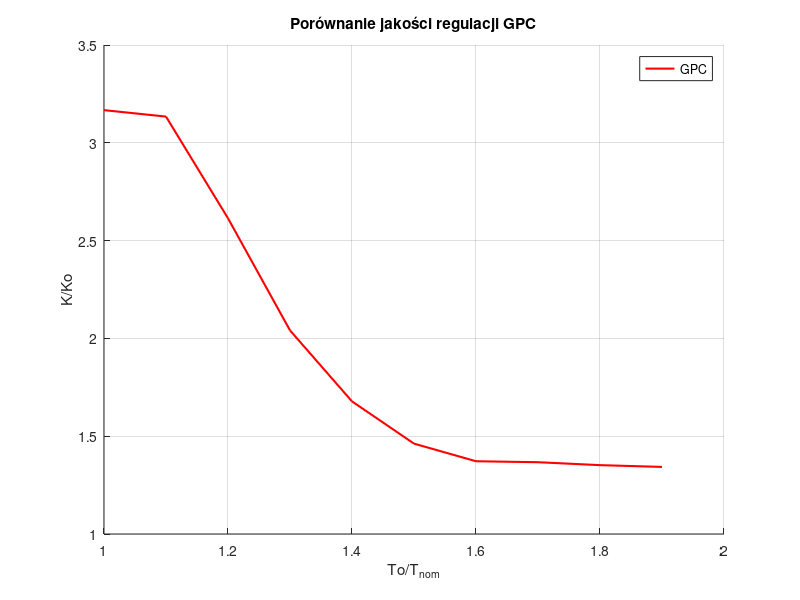

Write MATLAB code to recreate this figure.
clear all;
close all;

% Wartości To/To_nom do testowania
To_ratios = [1, 1.1, 1.2, 1.3, 1.4, 1.5, 1.6, 1.7, 1.8, 1.9];

% Dane dla PID
PID_op = [1, 2, 3, 4, 5, 6, 7, 8, 9, 10];
PID_K = [0.489, 0.479, 0.469, 0.459, 0.449, 0.441, 0.433, 0.425, 0.417, 0.410];

% Dane dla GPC
GPC_op = [1, 2, 3, 4, 5, 6, 7, 8, 9, 10];
GPC_K = [3.167, 3.134, 2.614, 2.041, 1.678, 1.462, 1.372, 1.367, 1.352, 1.343];

% Dane dla DMC
DMC_op = [1, 2, 3, 4, 5, 6, 7, 8, 9, 10];
DMC_K = [1.983, 1.900, 1.588, 1.025, 0.690, 0.510, 0.424, 0.391, 0.388, 0.381];

% Nominalne wartości K i T
K_nom = 1;
T_nom = 1;

PID_K_ratio = PID_K / K_nom;

DMC_K_ratio = DMC_K / K_nom;

GPC_K_ratio = GPC_K / K_nom;

% Wykres porównawczy dla PID i DMC
figure;
hold on;
plot(To_ratios, GPC_K_ratio, 'r', 'LineWidth', 1.5, 'DisplayName', 'GPC');
%plot(To_ratios, DMC_K_ratio, 'b', 'LineWidth', 1.5, 'DisplayName', 'DMC');
xlabel('To/T_{nom}');
ylabel('K/Ko');
title('Porównanie jakości regulacji GPC');
legend('Location', 'Best');
grid on;
hold off;

